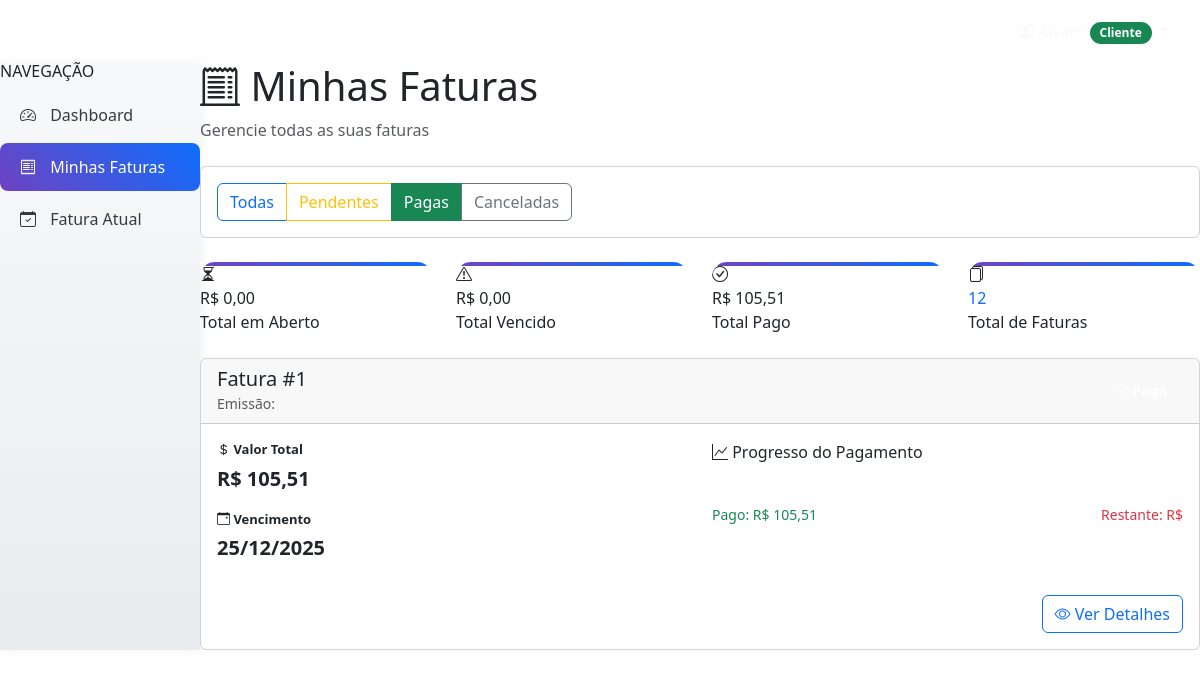
The page /faturas/?status=paga (signed in) on the database its author committed.
### usuarios/models.py (models this page shows, shortened)
class Usuario(AbstractUser):
    TIPO_USUARIO_CHOICES = [
        ('cliente', 'Cliente'),
        ('gerente', 'Gerente'),
    ]
    tipo_usuario = models.CharField(
        max_length=10,
        choices=TIPO_USUARIO_CHOICES,
        default='cliente'
    )
    telefone = models.CharField(
        max_length=15,
        blank=True,
        null=True,
        validators=[RegexValidator(r'^\+?1?\d{9,15}$')]
    )

### faturas/models.py (models this page shows, shortened)
class Fatura(models.Model):
    STATUS_CHOICES = [
        ('aberta', 'Aberta'),
        ('fechada', 'Fechada'),
        ('paga', 'Paga'),
        ('vencida', 'Vencida'),
        ('cancelada', 'Cancelada'),
    ]
    cliente = models.ForeignKey(Cliente, on_delete=models.CASCADE, related_name='faturas')
    mes_referencia = models.DateField()  # Primeiro dia do mês de referência
    data_vencimento = models.DateField()
    valor_total = models.DecimalField(max_digits=10, decimal_places=2, default=0)
    valor_pago = models.DecimalField(max_digits=10, decimal_places=2, default=0)
    status = models.CharField(max_length=15, choices=STATUS_CHOICES, default='aberta')
    data_pagamento = models.DateTimeField(null=True, blank=True)
    juros_mora = models.DecimalField(max_digits=10, decimal_places=2, default=0)
    data_criacao = models.DateTimeField(auto_now_add=True)
    data_atualizacao = models.DateTimeField(auto_now=True)
    class Meta:
        verbose_name = 'Fatura'
        verbose_name_plural = 'Faturas'
        unique_together = ['cliente', 'mes_referencia']
        ordering = ['-mes_referencia']
    @property
    def esta_vencida(self):
        return date.today() > self.data_vencimento and self.status != 'paga'

### faturas/views.py (the view, shortened to what this page needs)
# urls.py: path('', views.minhas_faturas, name='minhas_faturas'),
@login_required
def minhas_faturas(request):
    if request.user.tipo_usuario != 'cliente':
        messages.error(request, 'Apenas clientes podem ver faturas.')
        return redirect('usuarios:home_redirect')
    try:
        cliente = Cliente.objects.get(usuario=request.user)
        print(f"DEBUG: Cliente encontrado: {cliente}")
        todas_faturas = cliente.faturas.all()
        print(f"DEBUG: Total de faturas do cliente: {todas_faturas.count()}")
        for fatura in todas_faturas:
            print(f"DEBUG: Fatura ID {fatura.id}, Status: {fatura.status}, Mês: {fatura.mes_referencia}")
        todas_faturas = cliente.faturas.all()
        status_filter = request.GET.get('status', '')
        if status_filter:
            faturas = todas_faturas.filter(status=status_filter)
            print(f"DEBUG: Filtrado por status '{status_filter}': {faturas.count()} faturas")
        else:
            faturas = todas_faturas
            print(f"DEBUG: Todas as faturas: {faturas.count()}")
        for fatura in faturas:
            if hasattr(fatura, 'esta_vencida') and fatura.esta_vencida and fatura.status == 'fechada':
                if hasattr(fatura, 'calcular_juros_mora'):
                    fatura.calcular_juros_mora()
        total_pendente = sum(f.valor_total - f.valor_pago for f in todas_faturas if f.status in ['fechada', 'vencida'])
        total_vencido = sum(f.valor_total - f.valor_pago for f in todas_faturas if hasattr(f, 'esta_vencida') and f.esta_vencida and f.status != 'paga')
        total_pago = sum(f.valor_pago for f in todas_faturas)
        faturas_count = todas_faturas.count()
        print(f"DEBUG: Estatísticas - Pendente: {total_pendente}, Vencido: {total_vencido}, Pago: {total_pago}, Count: {faturas_count}")
        paginator = Paginator(faturas, 10)
        page_number = request.GET.get('page')
        page_obj = paginator.get_page(page_number)
        print(f"DEBUG: Página {page_number}, Objetos na página: {len(page_obj)}")
        context = {
            'faturas': page_obj,
            'page_obj': page_obj,
            'cliente': cliente,
            'total_pendente': total_pendente,
            'total_vencido': total_vencido,
            'total_pago': total_pago,
            'faturas_count': faturas_count,
        }
        return render(request, 'faturas/minhas_faturas.html', context)
    except Cliente.DoesNotExist:
        messages.error(request, 'Perfil de cliente não encontrado.')
        return redirect('usuarios:home_redirect')

### faturas/templates/faturas/minhas_faturas.html (shortened to what this page needs)
{% extends "usuarios/base.html" %}
{% block content %}
<div class="row g-0">
    <div class="col-md-3 col-lg-2 sidebar">
        <h6>NAVEGAÇÃO</h6>
        <ul class="nav flex-column">
            <li class="nav-item">
                <a class="nav-link" href="{% url 'usuarios:dashboard_cliente' %}">
                    <i class="bi bi-speedometer2"></i> Dashboard
                </a>
            </li>
            <li class="nav-item">
                <a class="nav-link active" href="#">
                    <i class="bi bi-receipt"></i> Minhas Faturas
                </a>
            </li>
            <li class="nav-item">
                <a class="nav-link" href="{% url 'faturas:fatura_atual' %}">
                    <i class="bi bi-calendar-check"></i> Fatura Atual
                </a>
            </li>
        </ul>
    </div>
    <div class="col-md-9 col-lg-10 main-content">
        <div class="dashboard-header animate-fadein mb-4">
            <div>
                <h1><i class="bi bi-receipt-cutoff" style="color: var(--galaxy-warning);"></i> Minhas Faturas</h1>
                <p class="text-muted mb-0">Gerencie todas as suas faturas</p>
            </div>
        </div>
        <div class="card filter-card animate-fadein mb-4" style="animation-delay: 0.1s;">
            <div class="card-body">
                <div class="btn-group" role="group">
                    <a href="?status=" class="btn {% if not request.GET.status %}btn-primary{% else %}btn-outline-primary{% endif %}">
                        Todas
                    </a>
                    <a href="?status=pendente" class="btn {% if request.GET.status == 'pendente' %}btn-warning{% else %}btn-outline-warning{% endif %}">
                        Pendentes
                    </a>
                    <a href="?status=paga" class="btn {% if request.GET.status == 'paga' %}btn-success{% else %}btn-outline-success{% endif %}">
                        Pagas
                    </a>
                    <a href="?status=cancelada" class="btn {% if request.GET.status == 'cancelada' %}btn-secondary{% else %}btn-outline-secondary{% endif %}">
                        Canceladas
                    </a>
                </div>
            </div>
        </div>
        <div class="row g-4 mb-4">
            <div class="col-md-6 col-lg-3 animate-fadein" style="animation-delay: 0.2s;">
                <div class="stats-card">
                    <div class="stats-icon" style="background: var(--gradient-warning);">
                        <i class="bi bi-hourglass-split"></i>
                    </div>
                    <div class="stats-value" style="color: var(--galaxy-warning);">R$ {{ total_pendente|floatformat:2 }}</div>
                    <div class="stats-label">Total em Aberto</div>
                </div>
            </div>
            <div class="col-md-6 col-lg-3 animate-fadein" style="animation-delay: 0.3s;">
                <div class="stats-card">
                    <div class="stats-icon" style="background: var(--gradient-error);">
                        <i class="bi bi-exclamation-triangle"></i>
                    </div>
                    <div class="stats-value" style="color: var(--galaxy-error);">R$ {{ total_vencido|floatformat:2 }}</div>
                    <div class="stats-label">Total Vencido</div>
                </div>
            </div>
            <div class="col-md-6 col-lg-3 animate-fadein" style="animation-delay: 0.4s;">
                <div class="stats-card">
                    <div class="stats-icon" style="background: var(--gradient-success);">
                        <i class="bi bi-check-circle"></i>
                    </div>
                    <div class="stats-value" style="color: var(--galaxy-success);">R$ {{ total_pago|floatformat:2 }}</div>
                    <div class="stats-label">Total Pago</div>
                </div>
            </div>
            <div class="col-md-6 col-lg-3 animate-fadein" style="animation-delay: 0.5s;">
                <div class="stats-card">
                    <div class="stats-icon" style="background: var(--gradient-secondary);">
                        <i class="bi bi-files"></i>
                    </div>
                    <div class="stats-value" style="color: var(--galaxy-secondary);">{{ faturas_count }}</div>
                    <div class="stats-label">Total de Faturas</div>
                </div>
            </div>
        </div>
        {% if faturas %}
        <div class="row g-4">
            {% for fatura in faturas %}
            <div class="col-12 animate-fadein" style="animation-delay: 0.{{ forloop.counter }}s;">
                <div class="card fatura-card">
                    <div class="card-header d-flex justify-content-between align-items-center">
                        <div>
                            <h5 class="mb-0">Fatura #{{ fatura.id }}</h5>
                            <small class="text-muted">Emissão: {{ fatura.data_emissao|date:"d/m/Y" }}</small>
                        </div>
                        <div>
                            {% if fatura.status == 'pendente' %}
                                {% if fatura.esta_vencida %}
                                    <span class="badge" style="background: var(--gradient-error); font-size: 14px; padding: 8px 16px;">
                                        <i class="bi bi-exclamation-circle"></i> Vencida
                                    </span>
                                {% else %}
                                    <span class="badge" style="background: var(--gradient-warning); font-size: 14px; padding: 8px 16px;">
                                        <i class="bi bi-clock"></i> Pendente
                                    </span>
                                {% endif %}
                            {% elif fatura.status == 'paga' %}
                                <span class="badge" style="background: var(--gradient-success); font-size: 14px; padding: 8px 16px;">
                                    <i class="bi bi-check-circle"></i> Paga
                                </span>
                            {% elif fatura.status == 'cancelada' %}
                                <span class="badge bg-secondary" style="font-size: 14px; padding: 8px 16px;">
                                    <i class="bi bi-x-circle"></i> Cancelada
                                </span>
                            {% endif %}
                        </div>
                    </div>
                    <div class="card-body">
                        <div class="row g-4">
                            <div class="col-md-6">
                                <div class="info-group">
                                    <label><i class="bi bi-currency-dollar"></i> Valor Total</label>
                                    <div class="info-value">R$ {{ fatura.valor_total|floatformat:2 }}</div>
                                </div>
                                <div class="info-group">
                                    <label><i class="bi bi-calendar-event"></i> Vencimento</label>
                                    <div class="info-value">{{ fatura.data_vencimento|date:"d/m/Y" }}</div>
                                </div>
                            </div>
                            <div class="col-md-6">
                                <label><i class="bi bi-graph-up"></i> Progresso do Pagamento</label>
                                <div class="progress-modern mb-2" style="height: 32px;">
                                    <div class="progress-bar-modern"
                                         style="width: {{ fatura.percentual_pago }}%;
                                                background: {% if fatura.percentual_pago == 100 %}var(--gradient-success){% elif fatura.percentual_pago > 0 %}var(--gradient-warning){% else %}var(--gradient-error){% endif %};">
                                        <span>{{ fatura.percentual_pago|floatformat:0 }}%</span>
                                    </div>
                                </div>
                                <div class="d-flex justify-content-between">
                                    <small class="text-success">Pago: R$ {{ fatura.valor_pago|floatformat:2 }}</small>
                                    <small class="text-danger">Restante: R$ {{ fatura.saldo_devedor|floatformat:2 }}</small>
                                </div>
                            </div>
                        </div>
                        <div class="mt-3 text-end">
                            <a href="{% url 'faturas:detalhes_fatura' fatura.id %}" class="btn btn-outline-primary">
                                <i class="bi bi-eye"></i> Ver Detalhes
                            </a>
                        </div>
                    </div>
                </div>
            </div>
            {% endfor %}
        </div>
        {% endif %}
    </div>
</div>
{% endblock %}

### usuarios/templates/usuarios/base.html (shortened to what this page needs)
<!DOCTYPE html>
<html lang="pt-br">
<head>
    <link href="https://cdn.jsdelivr.net/npm/bootstrap@5.3.2/dist/css/bootstrap.min.css" rel="stylesheet">
    <link href="https://cdn.jsdelivr.net/npm/bootstrap-icons@1.11.1/font/bootstrap-icons.css" rel="stylesheet">
    {% load static %}
    {% now "U" as timestamp %}
    <link href="{% static 'css/galaxy-bank.css' %}?v={{ timestamp }}" rel="stylesheet">
</head>
<body>
    <nav class="navbar navbar-expand-lg navbar-dark">
        <div class="container-fluid px-4">
            <a class="navbar-brand" href="/">
                <i class="bi bi-stars"></i>
                <span>Galaxy Bank</span>
            </a>
            {% if user.is_authenticated %}
            <div class="navbar-nav ms-auto">
                <div class="nav-item dropdown">
                    <a class="nav-link dropdown-toggle text-light" href="#" role="button" data-bs-toggle="dropdown">
                        <i class="bi bi-person-circle"></i>
                        {% if user.tipo_usuario == 'cliente' %}
                            <span class="badge bg-success">{{ user.get_tipo_usuario_display }}</span>
                        {% elif user.tipo_usuario == 'gerente' %}
                            <span class="badge bg-warning">{{ user.get_tipo_usuario_display }}</span>
                        {% else %}
                            <span class="badge bg-info">{{ user.get_tipo_usuario_display }}</span>
                        {% endif %}
                    </a>
                </div>
            </div>
            {% endif %}
        </div>
    </nav>
    <div class="container-fluid p-0">
        {% block content %}{% endblock %}
    </div>
</body>
</html>

### rows shown on the page
Usuario: tipo_usuario "Cliente"
Fatura: id "1", status "paga" (drawn), valor_total "105,51", data_vencimento "25/12/2025", valor_pago "105,51"

### other values the page prints
{{ total_pendente|floatformat:2 }} "0,00"
{{ total_vencido|floatformat:2 }} "0,00"
{{ total_pago|floatformat:2 }} "105,51"
{{ faturas_count }} "12"
